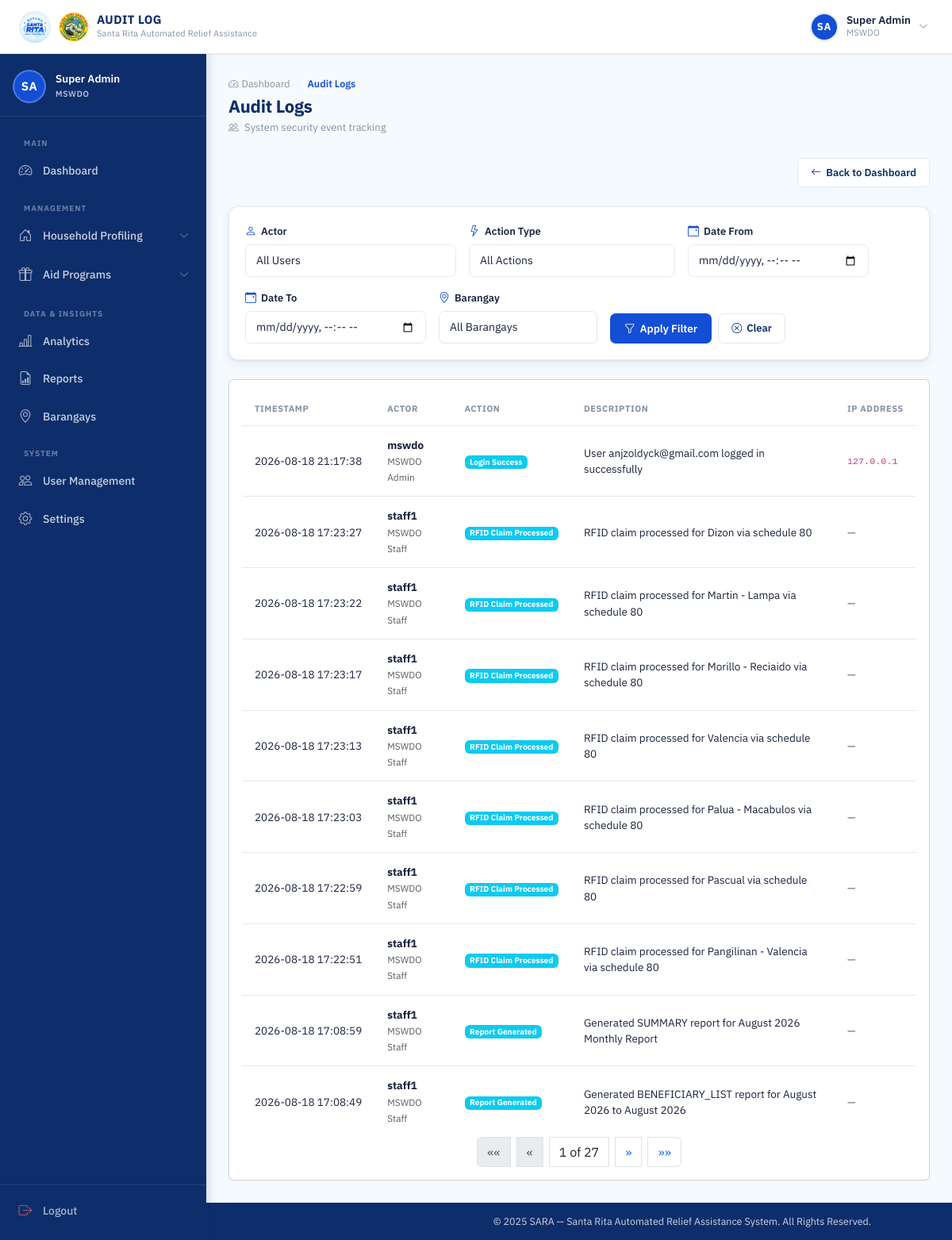
The page /mswdo/audit-log/ (signed in) on the database as committed earlier.
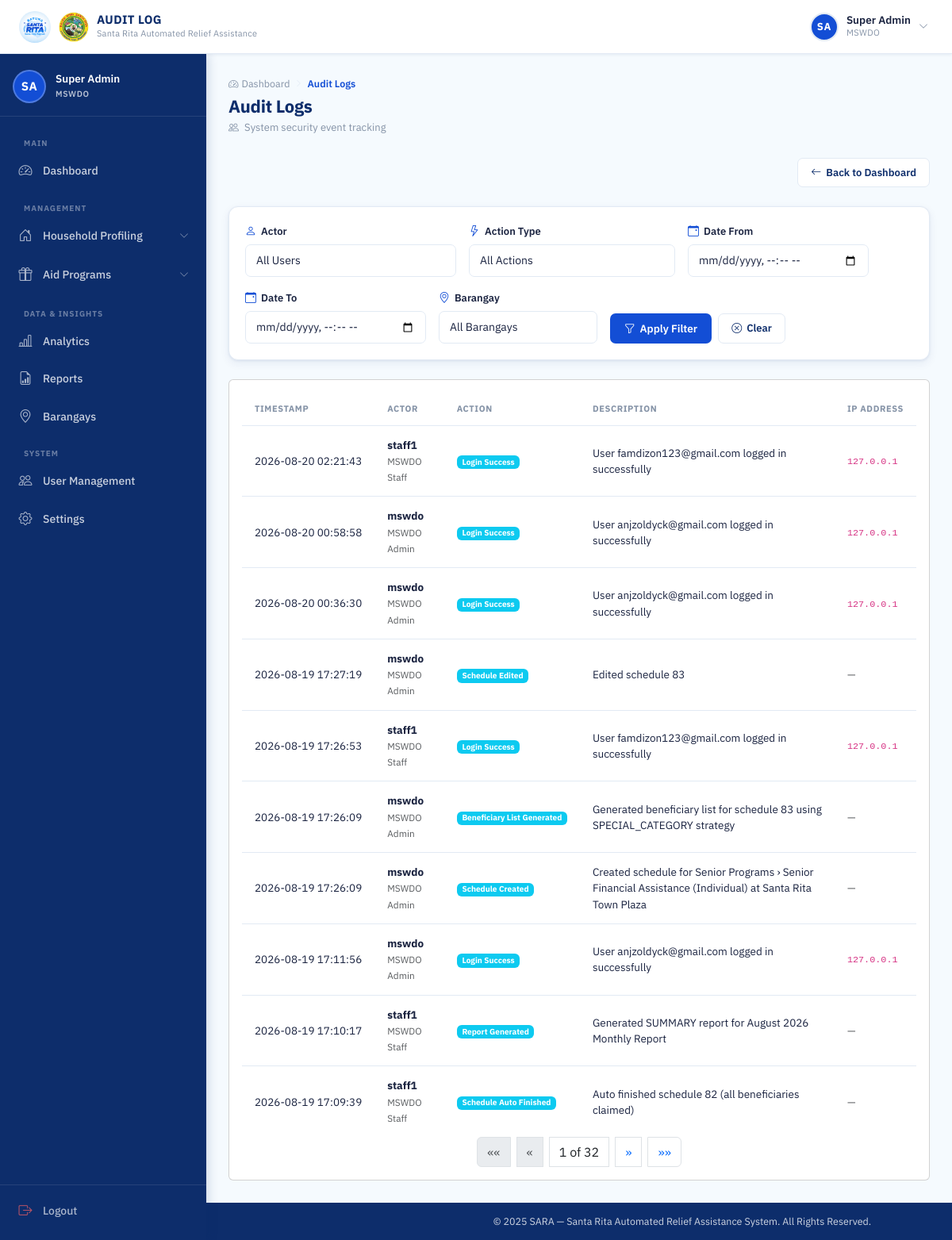
The same page on the database as committed later.
### core/models.py (models this page shows, shortened)
class AuditLog(models.Model):
    ACTION_TYPE_CHOICES = (
        ('LOGIN_SUCCESS', 'Login Success'),
        ('LOGIN_FAILURE', 'Login Failure'),
        ('LOGOUT', 'Logout'),
        ('OTP_SUCCESS', 'OTP Verification Success'),
        ('OTP_FAILURE', 'OTP Verification Failure'),
        ('USER_CREATED', 'User Created'),
        ('USER_ACTIVATED', 'User Activated'),
        ('USER_DEACTIVATED', 'User Deactivated'),
        ('USER_ROLE_CHANGED', 'User Role Changed'),
        ('USER_BARANGAY_CHANGED', 'User Barangay Assignment Changed'),
        ('SCHEDULE_CREATED', 'Schedule Created'),
        ('SCHEDULE_EDITED', 'Schedule Edited'),
        ('SCHEDULE_CANCELLED', 'Schedule Cancelled'),
        ('SCHEDULE_FORCE_FINISHED', 'Schedule Force Finished'),
        ('SCHEDULE_AUTO_FINISHED', 'Schedule Auto Finished'),
        ('BENEFICIARY_LIST_GENERATED', 'Beneficiary List Generated'),
        ('BENEFICIARY_MANUAL_ADD', 'Beneficiary Manual Override Add'),
        ('BENEFICIARY_MANUAL_REMOVE', 'Beneficiary Manual Override Remove'),
        ('CLAIM_RFID', 'RFID Claim Processed'),
        ('CLAIM_WALKIN', 'Walk-in Claim Processed'),
        ('ACCESS_DENIED_SCAN', 'Access Denied - Scan RFID'),
        ('ACCESS_DENIED_BENEFICIARY', 'Access Denied - Beneficiary List'),
        ('ACCESS_DENIED_SEARCH', 'Access Denied - Search Eligible'),
        ('ACCESS_DENIED_FINISH', 'Access Denied - Finish Distribution'),
        ('REPORT_GENERATED', 'Report Generated'),
    )
    actor = models.ForeignKey(
        settings.AUTH_USER_MODEL,
        on_delete=models.SET_NULL,
        null=True,
        blank=True,
        related_name='audit_logs',
        help_text="User who performed the action (null for anonymous failed login attempts)"
    )
    action_type = models.CharField(
        max_length=50,
        choices=ACTION_TYPE_CHOICES,
        db_index=True
    )
    content_type = models.ForeignKey(ContentType, on_delete=models.CASCADE, null=True, blank=True)
    object_id = models.PositiveIntegerField(null=True, blank=True)
    target = GenericForeignKey('content_type', 'object_id')
    description = models.TextField(
        help_text="Human-readable description of the action (do not include sensitive values like passwords/OTPs)"
    )
    ip_address = models.GenericIPAddressField(null=True, blank=True)
    created_at = models.DateTimeField(auto_now_add=True, db_index=True)
    class Meta:
        ordering = ['-created_at']
        indexes = [
            models.Index(fields=['action_type', 'created_at']),
            models.Index(fields=['actor', 'created_at']),
        ]

### accounts/models.py (models this page shows, shortened)
class User(AbstractUser):
    ROLE_CHOICES = (
        ('MSWDO', 'MSWDO Admin'),
        ('MSWDO_STAFF', 'MSWDO Staff'),
        ('BARANGAY', 'Barangay Admin'),
    )
    email = models.EmailField(unique=True)
    role = models.CharField(max_length=20, choices=ROLE_CHOICES)
    barangay = models.ForeignKey(
        'Barangay', on_delete=models.SET_NULL, blank=True, null=True, related_name='users'
    )
    is_active = models.BooleanField(default=True)
    middle_name = models.CharField(max_length=150, blank=True)
    suffix = models.CharField(max_length=10, blank=True, null=True)
    position = models.CharField(max_length=100, blank=True)
    birth_place = models.CharField(max_length=200, blank=True)
    CIVIL_STATUS_CHOICES = (
        ('SINGLE', 'Single'),
        ('MARRIED', 'Married'),
        ('WIDOWED', 'Widowed'),
        ('SEPARATED', 'Separated'),
        ('ANNULLED', 'Annulled'),
    )
    civil_status = models.CharField(max_length=20, choices=CIVIL_STATUS_CHOICES, blank=True)
    citizenship = models.CharField(max_length=100, blank=True, default='Filipino')
    must_change_password = models.BooleanField(default=False)
    SEX_CHOICES = (
        ('M', 'Male'),
        ('F', 'Female'),
    )
    sex = models.CharField(max_length=1, choices=SEX_CHOICES, blank=True)
    birthdate = models.DateField(blank=True, null=True)
    contact_number = models.CharField(
        max_length=13,
        blank=True,
        validators=[
            RegexValidator(
                regex=r'^(09|\+639)\d{9}$',
                message="Phone number must be entered in the format: '09XXXXXXXXX' or '+639XXXXXXXXX'."
            )
        ]
    )
    profile_image = models.ImageField(upload_to=user_profile_image_path, blank=True, null=True)

### core/views.py (the view, shortened to what this page needs)
# urls.py: path('mswdo/audit-log/', views.audit_log_view, name='audit_log'),
@login_required(login_url='login')
@session_protected
def audit_log_view(request):
    if request.user.role != 'MSWDO':
        return HttpResponseForbidden("Access Denied")
    logs = AuditLog.objects.select_related('actor').all()
    actor_filter = request.GET.get('actor')
    action_type_filter = request.GET.get('action_type')
    date_from = request.GET.get('date_from')
    date_to = request.GET.get('date_to')
    barangay_filter = request.GET.get('barangay')
    if actor_filter:
        logs = logs.filter(actor_id=actor_filter)
    if action_type_filter:
        logs = logs.filter(action_type=action_type_filter)
    logs = logs.order_by('-created_at')
    paginator = Paginator(logs, 10)
    page_number = request.GET.get('page', 1)
    page_obj = paginator.get_page(page_number)
    users = User.objects.filter(role__in=['MSWDO', 'MSWDO_STAFF', 'BARANGAY']).order_by('username')
    action_types = AuditLog.ACTION_TYPE_CHOICES
    barangays = Barangay.objects.all().order_by('name')
    return render(request, 'core/audit_log.html', {
        'page_obj': page_obj,
        'users': users,
        'action_types': action_types,
        'barangays': barangays,
        'selected_actor': actor_filter,
        'selected_action_type': action_type_filter,
        'selected_date_from': date_from,
        'selected_date_to': date_to,
        'selected_barangay': barangay_filter,
    })

### accounts/context_processors.py (called while the page is built)
def auth_required(request):
    return {
        'requires_auth': request.user.is_authenticated
    }

### core/templates/core/audit_log.html (shortened to what the changed rows need)
{% extends 'base.html' %}
{% load static %}
{% block css %}
<link rel="stylesheet" href="{% static 'css/mswdo_dashboard.css' %}">
<link rel="stylesheet" href="{% static 'css/barangay_accounts.css' %}">
{% endblock %}
{% block content %}
<div class="dash-page-header">
  <div>
    <h1 class="dash-page-title">Audit Logs</h1>
  </div>
</div>
<div class="card">
  <div class="card-body">
    {% if page_obj %}
    <div class="table-responsive">
      <table class="acct-table">
        <thead>
          <tr>
            <th class="acct-th">Timestamp</th>
            <th class="acct-th">Actor</th>
            <th class="acct-th">Action</th>
            <th class="acct-th">Description</th>
            <th class="acct-th">IP Address</th>
          </tr>
        </thead>
        <tbody>
          {% for log in page_obj %}
          <tr class="acct-row">
            <td class="acct-td">
              <div style="white-space: nowrap;">{{ log.created_at|date:"Y-m-d H:i:s" }}</div>
            </td>
            <td class="acct-td">
              {% if log.actor %}
                <strong>{{ log.actor.username }}</strong>
                <br>
                <small class="text-muted">{{ log.actor.get_role_display }}</small>
              {% else %}
                <span class="text-muted">Anonymous/System</span>
              {% endif %}
            </td>
            <td class="acct-td">
              <span class="badge bg-info">{{ log.get_action_type_display }}</span>
            </td>
            <td class="acct-td">{{ log.description }}</td>
            <td class="acct-td">
              {% if log.ip_address %}
                <code>{{ log.ip_address }}</code>
              {% else %}
                <span class="text-muted">—</span>
              {% endif %}
            </td>
          </tr>
          {% endfor %}
        </tbody>
      </table>
    </div>
    {% if page_obj.has_other_pages %}
    <nav aria-label="Page navigation">
      <ul class="pagination justify-content-center" style="gap: 8px;">
        {% if page_obj.has_previous %}
        <li class="page-item">
          <a class="page-link pagination-btn" data-page="1" href="?page=1{% if selected_actor %}&actor={{ selected_actor }}{% endif %}{% if selected_action_type %}&action_type={{ selected_action_type }}{% endif %}{% if selected_date_from %}&date_from={{ selected_date_from }}{% endif %}{% if selected_date_to %}&date_to={{ selected_date_to }}{% endif %}{% if selected_barangay %}&barangay={{ selected_barangay }}{% endif %}">&laquo;&laquo;</a>
        </li>
        <li class="page-item">
          <a class="page-link pagination-btn" data-page="{{ page_obj.previous_page_number }}" href="?page={{ page_obj.previous_page_number }}{% if selected_actor %}&actor={{ selected_actor }}{% endif %}{% if selected_action_type %}&action_type={{ selected_action_type }}{% endif %}{% if selected_date_from %}&date_from={{ selected_date_from }}{% endif %}{% if selected_date_to %}&date_to={{ selected_date_to }}{% endif %}{% if selected_barangay %}&barangay={{ selected_barangay }}{% endif %}">&laquo;</a>
        </li>
        {% else %}
        <li class="page-item disabled"><span class="page-link">&laquo;&laquo;</span></li>
        <li class="page-item disabled"><span class="page-link">&laquo;</span></li>
        {% endif %}
        <li class="page-item">
          <span class="page-link" style="background: none; border: 1px solid #dee2e6; color: #212529;">{{ page_obj.number }} of {{ page_obj.paginator.num_pages }}</span>
        </li>
        {% if page_obj.has_next %}
        <li class="page-item">
          <a class="page-link pagination-btn" data-page="{{ page_obj.next_page_number }}" href="?page={{ page_obj.next_page_number }}">&raquo;</a>
        </li>
        <li class="page-item">
          <a class="page-link pagination-btn" data-page="{{ page_obj.paginator.num_pages }}" href="?page={{ page_obj.paginator.num_pages }}">&raquo;&raquo;</a>
        </li>
        {% else %}
        <li class="page-item disabled"><span class="page-link">&raquo;</span></li>
        <li class="page-item disabled"><span class="page-link">&raquo;&raquo;</span></li>
        {% endif %}
      </ul>
    </nav>
    {% endif %}
    {% else %}
    <div class="text-center py-5">
      <i class="bi bi-inbox fs-1 text-muted"></i>
      <p class="text-muted mt-3">No audit log entries found matching your filters.</p>
    </div>
    {% endif %}
  </div>
</div>
{% endblock %}

Rows that differ between the two databases and show on the page:
no longer on this page (row unchanged): AuditLog: created_at "2026-08-18 21:17:38", actor.username "mswdo", actor.role "MSWDO Admin", action_type "Login Success", description "User anjzoldyck@gmail.com logged in successfully", ip_address "127.0.0.1"
no longer on this page (row unchanged): AuditLog: created_at "2026-08-18 17:23:27", actor.username "staff1", actor.role "MSWDO Staff", action_type "RFID Claim Processed", description "RFID claim processed for Dizon via schedule 80"
no longer on this page (row unchanged): AuditLog: created_at "2026-08-18 17:23:22", actor.username "staff1", actor.role "MSWDO Staff", action_type "RFID Claim Processed", description "RFID claim processed for Martin - Lampa via schedule 80"
no longer on this page (row unchanged): AuditLog: created_at "2026-08-18 17:23:17", actor.username "staff1", actor.role "MSWDO Staff", action_type "RFID Claim Processed", description "RFID claim processed for Morillo - Reciaido via schedule 80"
no longer on this page (row unchanged): AuditLog: created_at "2026-08-18 17:23:13", actor.username "staff1", actor.role "MSWDO Staff", action_type "RFID Claim Processed", description "RFID claim processed for Valencia via schedule 80"
no longer on this page (row unchanged): AuditLog: created_at "2026-08-18 17:23:03", actor.username "staff1", actor.role "MSWDO Staff", action_type "RFID Claim Processed", description "RFID claim processed for Palua - Macabulos via schedule 80"
no longer on this page (row unchanged): AuditLog: created_at "2026-08-18 17:22:59", actor.username "staff1", actor.role "MSWDO Staff", action_type "RFID Claim Processed", description "RFID claim processed for Pascual via schedule 80"
no longer on this page (row unchanged): AuditLog: created_at "2026-08-18 17:22:51", actor.username "staff1", actor.role "MSWDO Staff", action_type "RFID Claim Processed", description "RFID claim processed for Pangilinan - Valencia via schedule 80"
no longer on this page (row unchanged): AuditLog: created_at "2026-08-18 17:08:59", actor.username "staff1", actor.role "MSWDO Staff", action_type "Report Generated", description "Generated SUMMARY report for August 2026 Monthly Report"
no longer on this page (row unchanged): AuditLog: created_at "2026-08-18 17:08:49", actor.username "staff1", actor.role "MSWDO Staff", action_type "Report Generated", description "Generated BENEFICIARY_LIST report for August 2026 to August 2026"
added AuditLog: created_at "2026-08-20 02:21:43", actor.username "staff1", actor.role "MSWDO Staff", action_type "Login Success", description "User famdizon123@gmail.com logged in successfully", ip_address "127.0.0.1"
added AuditLog: created_at "2026-08-20 00:58:58", actor.username "mswdo", actor.role "MSWDO Admin", action_type "Login Success", description "User anjzoldyck@gmail.com logged in successfully", ip_address "127.0.0.1"
added AuditLog: created_at "2026-08-20 00:36:30", actor.username "mswdo", actor.role "MSWDO Admin", action_type "Login Success", description "User anjzoldyck@gmail.com logged in successfully", ip_address "127.0.0.1"
added AuditLog: created_at "2026-08-19 17:27:19", actor.username "mswdo", actor.role "MSWDO Admin", action_type "Schedule Edited", description "Edited schedule 83"
added AuditLog: created_at "2026-08-19 17:26:53", actor.username "staff1", actor.role "MSWDO Staff", action_type "Login Success", description "User famdizon123@gmail.com logged in successfully", ip_address "127.0.0.1"
added AuditLog: created_at "2026-08-19 17:26:09", actor.username "mswdo", actor.role "MSWDO Admin", action_type "Beneficiary List Generated", description "Generated beneficiary list for schedule 83 using SPECIAL_CATEGORY strategy"
added AuditLog: created_at "2026-08-19 17:26:09", actor.username "mswdo", actor.role "MSWDO Admin", action_type "Schedule Created", description "Created schedule for Senior Programs › Senior Financial Assistance (Individual) at Santa Rita Town Plaza"
added AuditLog: created_at "2026-08-19 17:11:56", actor.username "mswdo", actor.role "MSWDO Admin", action_type "Login Success", description "User anjzoldyck@gmail.com logged in successfully", ip_address "127.0.0.1"
added AuditLog: created_at "2026-08-19 17:10:17", actor.username "staff1", actor.role "MSWDO Staff", action_type "Report Generated", description "Generated SUMMARY report for August 2026 Monthly Report"
added AuditLog: created_at "2026-08-19 17:09:39", actor.username "staff1", actor.role "MSWDO Staff", action_type "Schedule Auto Finished", description "Auto finished schedule 82 (all beneficiaries claimed)"
Other text that changed with them:
{{ page_obj.paginator.num_pages }}: "27" → "32"
